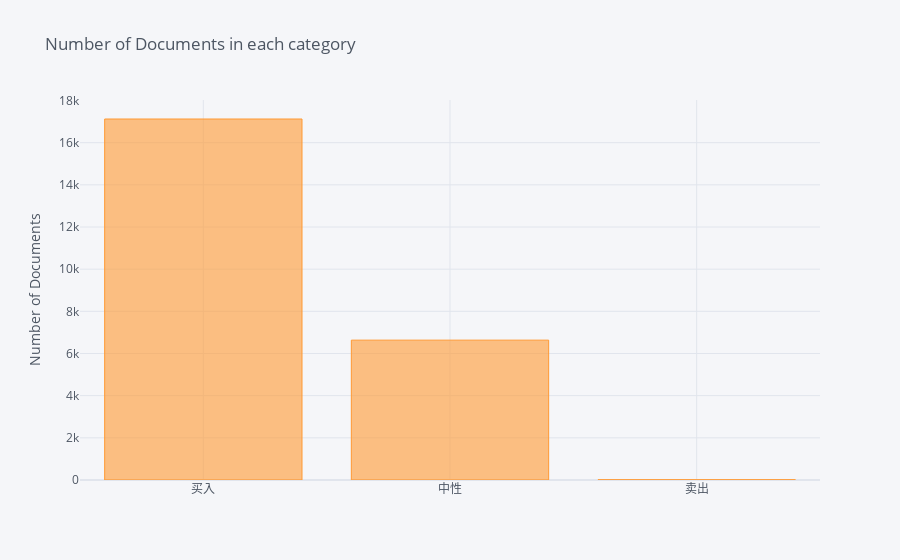

Notebook source saved alongside this figure:
### Markdown cell above
## Data exploration

### Code cell
df_raw['target_names'].value_counts().\
sort_values(ascending=False).iplot(kind='bar', 
                                   yTitle='Number of Documents',
                                   title='Number of Documents in each category')

### Figure 1 — Plotly figure (JSON) as saved in the notebook; plotly's stock layout.template omitted (floating-point values rounded to 4 significant figures)
{"data": [{"marker": {"color": "rgba(255, 153, 51, 0.6)", "line": {"color": "rgba(255, 153, 51, 1.0)", "width": 1}}, "name": "target_names", "orientation": "v", "text": "", "type": "bar", "x": ["买入", "中性", "卖出"], "y": [17123, 6634, 12]}], "layout": {"legend": {"bgcolor": "#F5F6F9", "font": {"color": "#4D5663"}}, "paper_bgcolor": "#F5F6F9", "plot_bgcolor": "#F5F6F9", "title": {"font": {"color": "#4D5663"}, "text": "Number of Documents in each category"}, "xaxis": {"gridcolor": "#E1E5ED", "showgrid": true, "tickfont": {"color": "#4D5663"}, "title": {"font": {"color": "#4D5663"}, "text": ""}, "zerolinecolor": "#E1E5ED"}, "yaxis": {"gridcolor": "#E1E5ED", "showgrid": true, "tickfont": {"color": "#4D5663"}, "title": {"font": {"color": "#4D5663"}, "text": "Number of Documents"}, "zerolinecolor": "#E1E5ED"}}}
